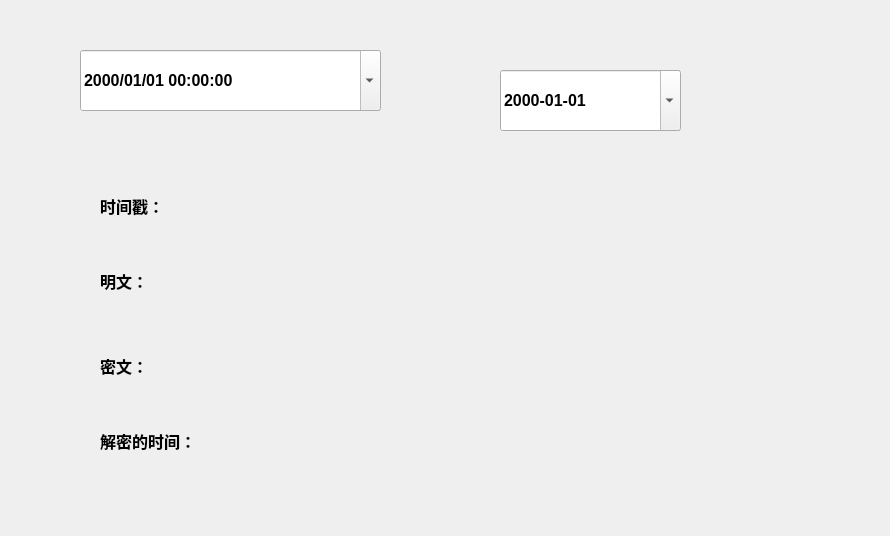
<?xml version="1.0" encoding="UTF-8"?>
<ui version="4.0">
 <class>Form</class>
 <widget class="QWidget" name="Form">
  <property name="geometry">
   <rect>
    <x>0</x>
    <y>0</y>
    <width>890</width>
    <height>536</height>
   </rect>
  </property>
  <property name="windowTitle">
   <string>Form</string>
  </property>
  <widget class="QDateTimeEdit" name="data_ming">
   <property name="geometry">
    <rect>
     <x>80</x>
     <y>50</y>
     <width>301</width>
     <height>61</height>
    </rect>
   </property>
   <property name="font">
    <font>
     <pointsize>12</pointsize>
     <weight>75</weight>
     <bold>true</bold>
    </font>
   </property>
   <property name="currentSection">
    <enum>QDateTimeEdit::YearSection</enum>
   </property>
   <property name="displayFormat">
    <string>yyyy/MM/dd HH:mm:ss</string>
   </property>
   <property name="calendarPopup">
    <bool>true</bool>
   </property>
  </widget>
  <widget class="QLabel" name="ciphertext">
   <property name="geometry">
    <rect>
     <x>100</x>
     <y>330</y>
     <width>431</width>
     <height>71</height>
    </rect>
   </property>
   <property name="font">
    <font>
     <pointsize>12</pointsize>
     <weight>75</weight>
     <bold>true</bold>
    </font>
   </property>
   <property name="text">
    <string>密文：</string>
   </property>
  </widget>
  <widget class="QLabel" name="plaintext">
   <property name="geometry">
    <rect>
     <x>100</x>
     <y>260</y>
     <width>401</width>
     <height>41</height>
    </rect>
   </property>
   <property name="font">
    <font>
     <pointsize>12</pointsize>
     <weight>75</weight>
     <bold>true</bold>
    </font>
   </property>
   <property name="text">
    <string>明文：</string>
   </property>
  </widget>
  <widget class="QLabel" name="time_tt">
   <property name="geometry">
    <rect>
     <x>100</x>
     <y>180</y>
     <width>461</width>
     <height>51</height>
    </rect>
   </property>
   <property name="font">
    <font>
     <pointsize>12</pointsize>
     <weight>75</weight>
     <bold>true</bold>
    </font>
   </property>
   <property name="text">
    <string>时间戳：</string>
   </property>
  </widget>
  <widget class="QLabel" name="end_time">
   <property name="geometry">
    <rect>
     <x>100</x>
     <y>410</y>
     <width>371</width>
     <height>61</height>
    </rect>
   </property>
   <property name="font">
    <font>
     <pointsize>12</pointsize>
     <weight>75</weight>
     <bold>true</bold>
    </font>
   </property>
   <property name="text">
    <string>解密的时间：</string>
   </property>
  </widget>
  <widget class="QDateEdit" name="key">
   <property name="geometry">
    <rect>
     <x>500</x>
     <y>70</y>
     <width>181</width>
     <height>61</height>
    </rect>
   </property>
   <property name="font">
    <font>
     <pointsize>12</pointsize>
     <weight>75</weight>
     <bold>true</bold>
    </font>
   </property>
   <property name="displayFormat">
    <string>yyyy-MM-dd</string>
   </property>
   <property name="calendarPopup">
    <bool>true</bool>
   </property>
   <property name="timeSpec">
    <enum>Qt::LocalTime</enum>
   </property>
  </widget>
 </widget>
 <resources/>
 <connections/>
</ui>
